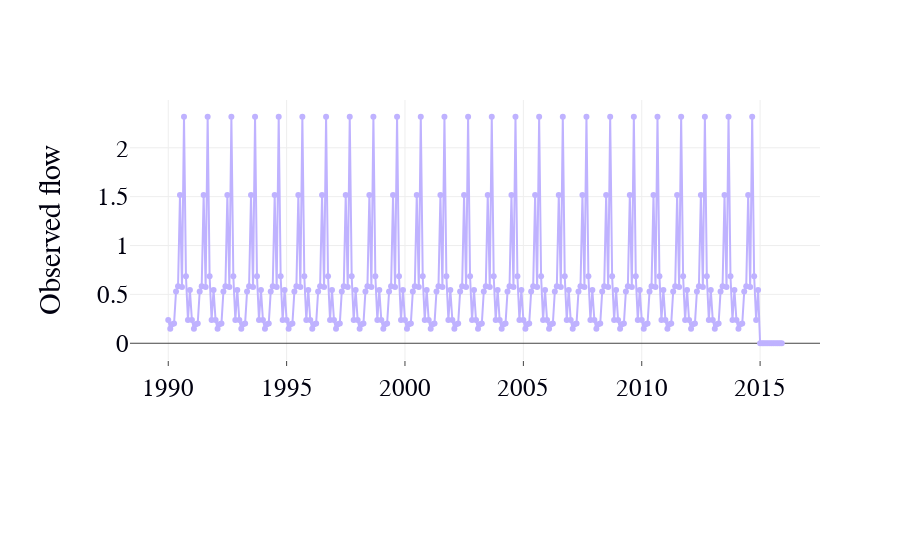

Notebook cell for this chart:
### Code cell
import numpy

import plotly.plotly as py
import plotly.graph_objs as go
# xx=['Reference','Cache County <br> demand','Hyrum  <br> Bathymetry','Headflow <br> supply']
# print UnmetDemandEstimate[['Reference','year']]



Years=result_df_UseCase3_1["DateTimeStamp"].tolist()

vals=result_df_UseCase3_1['DataValue'].tolist()
for n, i in enumerate(vals):
    if i == -9999.0:
        vals[n]=0   

trace1 = go.Scatter(

    x=Years,
    y=vals,
    mode = 'lines+markers',
    name = 'Reference',
    marker = dict(
        color = '#BFB2FF',
    
    )
)


# trace2 = go.Scatter(

#     x=Years,
#     y=CacheCountyUrbanWaterUse_vals,
#     name = ' CacheCountyUrbanWaterUse',
#     mode = 'lines+markers',
#     marker = dict(
#         color = '#260F99'
#     )
# )

layout = dict(
    #title = "Use Case 3.3",
    yaxis = dict(
        title = "Observed flow",
        tickformat= ',',
#         showline=True,
#         dtick='5',
#         ticks='outside',
#         ticklen=10,
#          range = ['0', '15']


                ),
    
    xaxis = dict(
#         title = "Updated input parameters in the <br>Bear_River_WEAP_Model_2017",
#         showline=True,
        ticks='outside',
#          tickfont=dict(size=22),
#         ticklen=10
                    ),
    legend=dict(
        x=0.1,y=0.6,
          bordercolor='#00000f',
            borderwidth=2
        
               ),
#     width=1100,
#     height=700,
    #paper_bgcolor='rgb(233,233,233)',
    #plot_bgcolor='rgb(233,233,233)',
    margin=go.Margin(l=130,b=200),
    font=dict(size=25,family='arial',color='#00000f'),
    showlegend=False
)
data = [trace1]#, trace2]


# create a figure object
fig = dict(data=data, layout=layout)
#py.iplot(fig, filename = "2.3Identify_SeasonalValues") 


## it can be run from the local machine on Pycharm like this like below
## It would also work here offline but in a seperate window  
offline.iplot(fig,filename = 'jupyter/UnmentDemand@BirdRefuge' )       

print "Figure x is replicated!!"

### Figure 1 — Plotly figure (JSON) as saved in the notebook; plotly's stock layout.template omitted (floating-point values rounded to 4 significant figures; data arrays with more than 128 entries replaced by an {"elided": "..."} marker saying what was removed)
{"data": [{"marker": {"color": "#BFB2FF"}, "mode": "lines+markers", "name": "Reference", "type": "scatter", "x": {"elided": "312 str values"}, "y": {"elided": "312 float values"}}], "layout": {"font": {"color": "#00000f", "family": "arial", "size": 25}, "legend": {"bordercolor": "#00000f", "borderwidth": 2, "x": 0.1, "y": 0.6}, "margin": {"b": 200, "l": 130}, "showlegend": false, "xaxis": {"ticks": "outside"}, "yaxis": {"tickformat": ",", "title": "Observed flow"}}}
